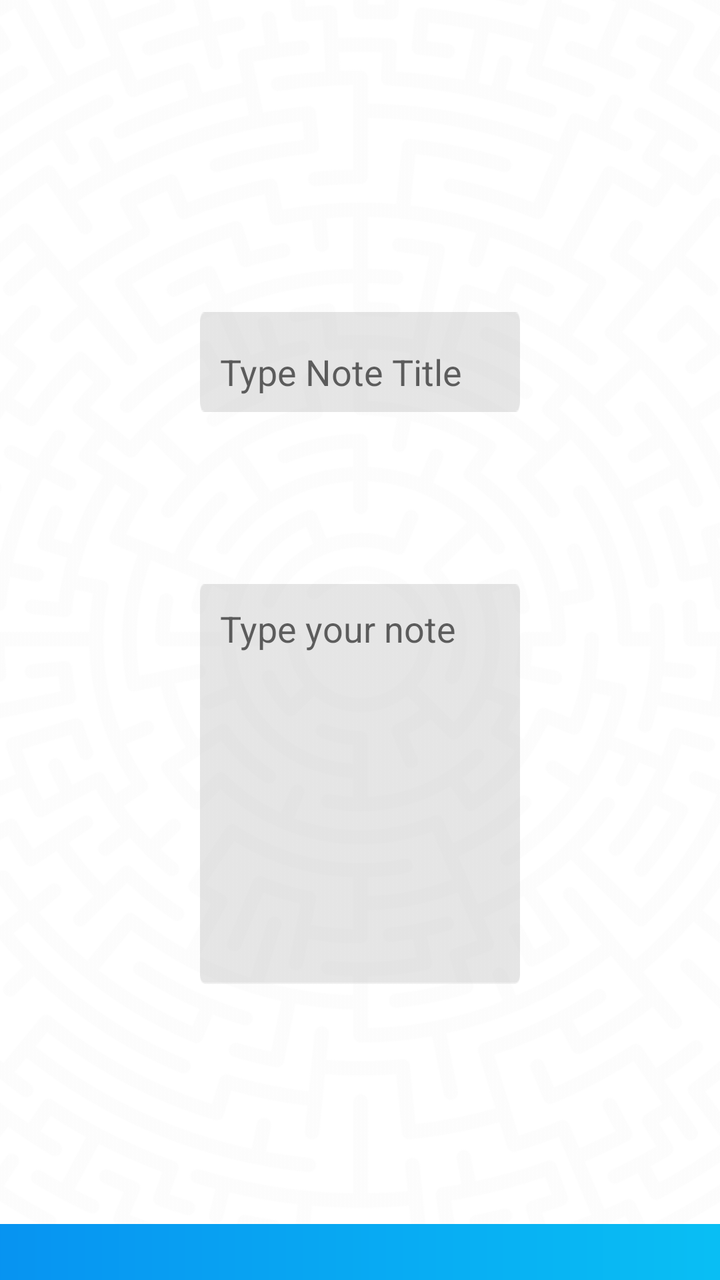
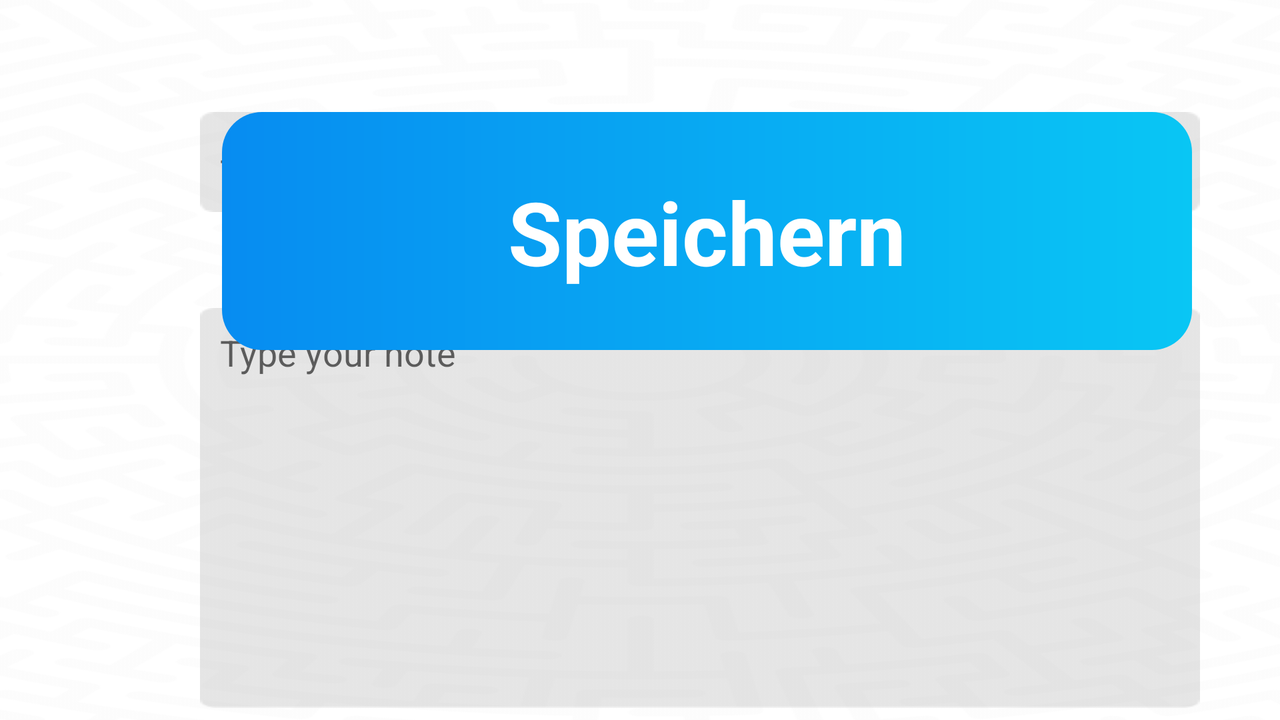

First picture: res/layout/ on a phone held upright. Second picture: the repository's own variant of that layout, on a device whose configuration matches the variant's folder. Source for both follows.
<!-- AndroidManifest.xml: application theme Theme.LerntagebuchApp -->
<!-- res/layout/activity_add_note.xml -->
<?xml version="1.0" encoding="utf-8"?>
<androidx.constraintlayout.widget.ConstraintLayout xmlns:android="http://schemas.android.com/apk/res/android"
    xmlns:app="http://schemas.android.com/apk/res-auto"
    xmlns:tools="http://schemas.android.com/tools"
    android:layout_width="match_parent"
    android:layout_height="match_parent"
    android:background="@drawable/bg_general"
    android:backgroundTint="@android:color/darker_gray"
    tools:context=".note.AddNoteActivity">

    <EditText
        android:id="@+id/etNoteTitle"
        android:layout_width="0dp"
        android:layout_height="50dp"
        android:layout_marginStart="100dp"
        android:layout_marginTop="156dp"
        android:layout_marginEnd="100dp"
        android:background="@drawable/box_entries"
        android:backgroundTint="@android:color/darker_gray"
        android:ems="10"
        android:gravity="center_vertical"
        android:hint="Type Note Title"
        android:inputType="textPersonName"
        android:paddingLeft="10dp"
        android:paddingTop="10dp"
        app:layout_constraintEnd_toEndOf="parent"
        app:layout_constraintHorizontal_bias="0.0"
        app:layout_constraintStart_toStartOf="parent"
        app:layout_constraintTop_toTopOf="parent" />

    <EditText
        android:id="@+id/etNoteText"
        android:layout_width="0dp"
        android:layout_height="200dp"
        android:layout_marginStart="100dp"
        android:layout_marginTop="86dp"
        android:layout_marginEnd="100dp"
        android:background="@drawable/box_message"
        android:backgroundTint="@android:color/darker_gray"
        android:ems="10"
        android:gravity="top"
        android:hint="Type your note"
        android:inputType="textMultiLine"
        android:paddingLeft="10dp"
        android:paddingTop="10dp"
        app:layout_constraintEnd_toEndOf="parent"
        app:layout_constraintHorizontal_bias="0.5"
        app:layout_constraintStart_toStartOf="parent"
        app:layout_constraintTop_toBottomOf="@+id/etNoteTitle" />

    <ImageView
        android:id="@+id/imageView17"
        android:layout_width="485dp"
        android:layout_height="119dp"
        android:layout_marginTop="120dp"
        android:onClick="saveNote"
        app:layout_constraintEnd_toEndOf="parent"
        app:layout_constraintHorizontal_bias="0.501"
        app:layout_constraintStart_toStartOf="parent"
        app:layout_constraintTop_toBottomOf="@+id/etNoteText"
        app:srcCompat="@drawable/start_btn" />

    <TextView
        android:id="@+id/textView13"
        android:layout_width="wrap_content"
        android:layout_height="wrap_content"
        android:text="@string/speichern"
        android:textColor="#fff"
        android:textSize="44sp"
        android:textStyle="bold"
        app:layout_constraintBottom_toBottomOf="@+id/imageView17"
        app:layout_constraintEnd_toEndOf="@+id/imageView17"
        app:layout_constraintStart_toStartOf="@+id/imageView17"
        app:layout_constraintTop_toTopOf="@+id/imageView17" />
</androidx.constraintlayout.widget.ConstraintLayout>
<!-- resources referenced by this layout -->
<resources>
  <!-- drawable bg_general: png bitmap (drawable, 146752 bytes) -->
  <!-- drawable box_entries: png bitmap (drawable, 305 bytes) -->
  <!-- drawable box_message: png bitmap (drawable, 413 bytes) -->
  <!-- drawable start_btn (drawable) -->
  <?xml version="1.0" encoding="utf-8"?>
  <shape xmlns:android="http://schemas.android.com/apk/res/android">
  
      <corners android:radius="20dp" />
      <gradient
          android:endColor="#078CF1"
          android:startColor="#09C6F4"
          android:angle="180"
          />
  
  </shape>
  <string name="speichern">Speichern</string>
  <style name="Theme.LerntagebuchApp" parent="Theme.MaterialComponents.DayNight.DarkActionBar">
          
          <item name="colorPrimary">@color/purple_500</item>
          <item name="colorPrimaryVariant">@color/purple_700</item>
          <item name="colorOnPrimary">@color/white</item>
          
          <item name="colorSecondary">@color/teal_200</item>
          <item name="colorSecondaryVariant">@color/teal_700</item>
          <item name="colorOnSecondary">@color/black</item>
          
          <item name="android:statusBarColor" tools:targetApi="l">?attr/colorPrimaryVariant</item>
          
      </style>
</resources>
<!-- res/layout-land/activity_add_note.xml (the repository's variant of the layout above) -->
<!-- drawn on the phone turned sideways -->
<?xml version="1.0" encoding="utf-8"?>
<androidx.constraintlayout.widget.ConstraintLayout xmlns:android="http://schemas.android.com/apk/res/android"
    xmlns:app="http://schemas.android.com/apk/res-auto"
    xmlns:tools="http://schemas.android.com/tools"
    android:layout_width="match_parent"
    android:layout_height="match_parent"
    android:background="@drawable/bg_general"
    android:backgroundTint="@android:color/darker_gray"
    tools:context=".note.AddNoteActivity">

    <EditText
        android:id="@+id/etNoteTitle"
        android:layout_width="500dp"
        android:layout_height="50dp"
        android:layout_marginStart="100dp"
        android:layout_marginTop="56dp"
        android:background="@drawable/box_entries"
        android:backgroundTint="@android:color/darker_gray"
        android:ems="10"
        android:gravity="center_vertical"
        android:hint="Type Note Title"
        android:inputType="textPersonName"
        android:paddingLeft="10dp"
        android:paddingTop="10dp"
        app:layout_constraintStart_toStartOf="parent"
        app:layout_constraintTop_toTopOf="parent" />

    <EditText
        android:id="@+id/etNoteText"
        android:layout_width="0dp"
        android:layout_height="200dp"
        android:layout_marginStart="100dp"
        android:layout_marginTop="48dp"
        android:background="@drawable/box_message"
        android:backgroundTint="@android:color/darker_gray"
        android:ems="10"
        android:gravity="top"
        android:hint="Type your note"
        android:inputType="textMultiLine"
        android:paddingLeft="10dp"
        android:paddingTop="10dp"
        app:layout_constraintEnd_toEndOf="@+id/etNoteTitle"
        app:layout_constraintHorizontal_bias="0.0"
        app:layout_constraintStart_toStartOf="parent"
        app:layout_constraintTop_toBottomOf="@+id/etNoteTitle" />

    <ImageView
        android:id="@+id/imageView17"
        android:layout_width="485dp"
        android:layout_height="119dp"
        android:layout_marginEnd="44dp"
        android:onClick="saveNote"
        app:layout_constraintEnd_toEndOf="parent"
        app:layout_constraintTop_toTopOf="@+id/etNoteTitle"
        app:srcCompat="@drawable/start_btn" />

    <TextView
        android:id="@+id/textView13"
        android:layout_width="wrap_content"
        android:layout_height="wrap_content"
        android:text="@string/speichern"
        android:textColor="#fff"
        android:textSize="44sp"
        android:textStyle="bold"
        app:layout_constraintBottom_toBottomOf="@+id/imageView17"
        app:layout_constraintEnd_toEndOf="@+id/imageView17"
        app:layout_constraintStart_toStartOf="@+id/imageView17"
        app:layout_constraintTop_toTopOf="@+id/imageView17" />
</androidx.constraintlayout.widget.ConstraintLayout>
